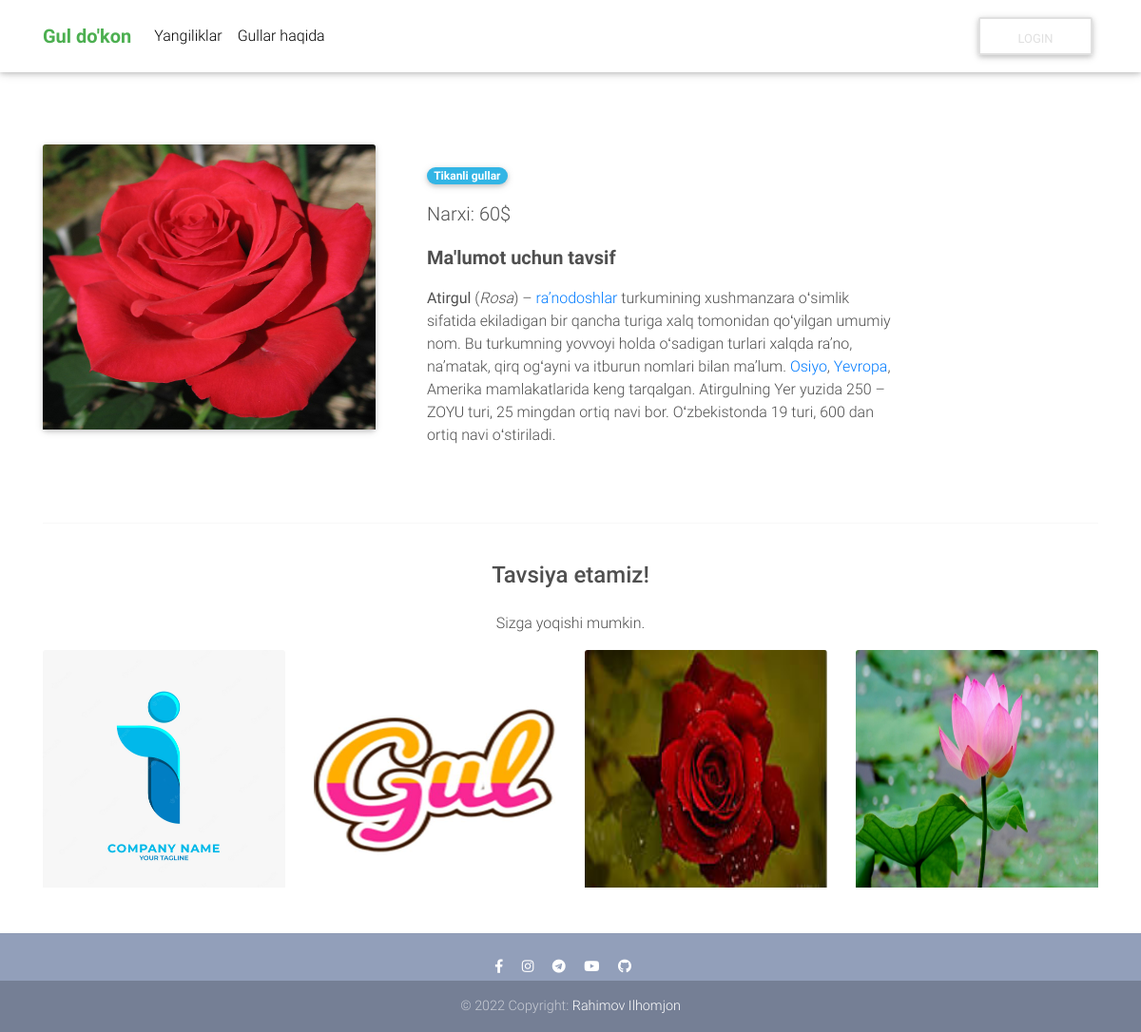
The app's page /flower/1/ with its own data.
### flowers/models.py (models this page shows, shortened)
class Product(models.Model):
    name = models.CharField(max_length=50)
    description = RichTextField()
    date = models.DateTimeField(auto_now_add=True)
    image = models.ImageField(upload_to='images/')
    price = models.IntegerField()
    discount_price = models.IntegerField(null=True, blank=True)
    category = models.ForeignKey(Category, on_delete=models.CASCADE)
    label = models.CharField(choices=LABEL_CHOICES, max_length=10, null=True, blank=True)
    class Meta:
        verbose_name_plural = "Products"

class Category(models.Model):
    name = models.CharField(max_length=50)
    class Meta:
        verbose_name_plural = "Categories"

### flowers/views.py (the view)
# urls.py: path('flower/<int:id>/', flower_page, name='product'),
def flower_page(request, id):
    flower = get_object_or_404(Product, id=id)
    category = flower.category
    three_objects = Product.objects.order_by('?')[:4]
    context = {
        'flower': flower,
        'three_objects': three_objects,
    }
    return render(request, 'product-page.html', context)

### template/product-page.html (shortened to what this page needs)
{% extends 'base.html' %}
{% block content %}
<div class="mt-5 pt-4">
  </div>
  <main class="mt-2 pt-4">
    <div class="container dark-grey-text mt-5">
      <div class="row wow fadeIn">
        <div class="col-lg-4 col-md-6 mb-4">
          <div class="card">
            <div class="view overlay">
                    <img src="/media/{{ flower.image }}" height="300" class="card-img-top"
                      alt="{{ flower.name }}">
            </div>
          </div>
        </div>
        <div class="col-md-6 mb-4">
          <div class="p-4">
            <div class="mb-3">
              <a href="">
                <span class="badge badge-pill info-color">{{ flower.category.name }}</span>
              </a>
            </div>
            <p class="lead">Narxi:
              {% if flower.discount_price %}
              <span class="mr-1">
                <del>{{ flower.price }}$</del>
              </span>
              <span>{{ flower.discount_price }}$</span>
              {% else %}
              <span>{{ flower.price }}$</span>
              {% endif %}
            </p>
            <p class="lead font-weight-bold">Ma'lumot uchun tavsif</p>
            <p>{{ flower.description | safe }}</p>
          </div>
        </div>
      </div>
      <hr>
      <div class="row d-flex justify-content-center wow fadeIn">
        <div class="col-md-6 text-center">
          <h4 class="my-4 h4">Tavsiya etamiz!</h4>
          <p>Sizga yoqishi mumkin.</p>
        </div>
      </div>
      <div class="row wow fadeIn">
        {% for flower in three_objects%}
        <div class="col-lg-3 col-md-12 mb-4">
          <div class="view overlay">
                    <img src="/media/{{ flower.image }}" height="250" class="card-img-top"
                      alt="{{ flower.name }}">
            </div>
        </div>
        {% endfor %}
      </div>
    </div>
  </main>
{% endblock content %}

### template/base.html (style rules this page uses)
html, body, header, .carousel { height: 60vh; }

### records on screen
Product: image (picture), category.name "Tikanli gullar", price "60", description "Atirgul ( Rosa ) – raʼnodoshlar turkumining xushmanzara oʻsimlik sifatida ekiladigan bir qancha turiga xalq tomonidan qoʻyilgan umumiy nom. Bu turkumning yovvoyi holda oʻsadigan turlari xalqda raʼno, naʼmatak, qirq ogʻayni va itburun nomlari bilan maʼlum. Osiyo , Yevropa , Amerika mamlakatlarida keng tarqalgan. Atirgulning Yer yuzida 250 – ZOYU turi, 25 mingdan ortiq navi bor. Oʻzbekistonda 19 turi, 600 dan ortiq navi oʻstiriladi."
Product: image (picture)
Product: image (picture)
Product: image (picture)
Product: image (picture)
